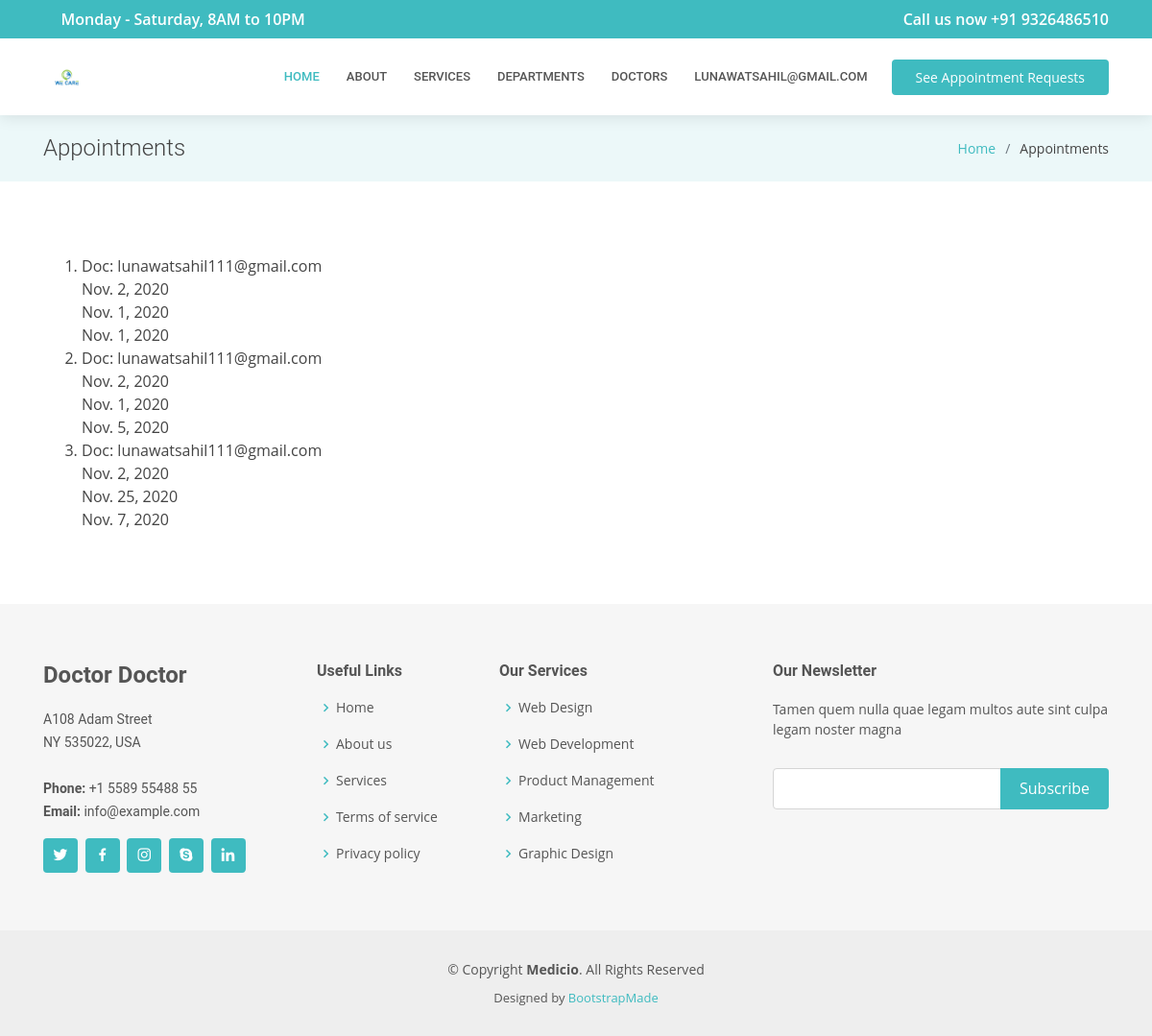
/appointments/all/ (signed in), run on the app's committed database.
### accounts/models.py (models this page shows, shortened)
class CustomUser(AbstractUser):
    id              = models.AutoField(primary_key=True)
    username        = models.CharField(max_length=30,null=True,blank=True)
    fullname        = models.CharField(blank=True, null=True, max_length=255)##
    is_doctor       = models.BooleanField(default=False, blank=True, null=True)
    password        = models.CharField(max_length=255)
    email           = models.EmailField(max_length=254, unique=True)
    date_of_birth   = models.DateField(blank=True, editable=True,null=True)
    date_created    = models.DateField(auto_now=True, editable=False)
    is_active       = models.BooleanField(default=True)
    is_admin        = models.BooleanField(default=False)
    USERNAME_FIELD  = 'email'
    REQUIRED_FIELDS = []
    objects = CustomUserManager()
    def __str__(self):
        return str(self.email)

class Appointment(models.Model):
    id              = models.AutoField(primary_key=True)
    doctor          = models.ForeignKey(Doctor,related_name='appointment_doctor',on_delete=models.CASCADE)
    patient         = models.ForeignKey(Patient,related_name='appointment_patient',on_delete=models.CASCADE)
    day1            = models.DateField(blank=True, editable=True,null=True)
    day2            = models.DateField(blank=True, editable=True,null=True)
    day3            = models.DateField(blank=True, editable=True,null=True)
    message         = models.CharField(blank=True, null=True, max_length=512)
    approved_for    = models.CharField(blank=True, editable=True,null=True, max_length=10)
    approved_time   = models.CharField(blank=True, editable=True,null=True, max_length=10)
    class Meta:
        verbose_name = 'Appointment'

### accounts/views.py (the view)
# urls.py: url(r'^appointments/all/$',views.active_appointments.as_view(),name='active_appointments'),
class active_appointments(PermissionRequiredMixin, ListView):
    permission_required = 'accounts:add_appointemnt'
    model = Appointment
    context_object_name = 'appointments'

### accounts/templatetags/profile_tags.py (called while the page is built)
@register.filter(name='has_group')
def has_group(user, group_name):
    return user.groups.filter(name=group_name).exists()

### accounts/templates/accounts/appointment_list.html (shortened to what this page needs)
{% extends "DoctorDoctor/base.html" %}
{% block title_page %}Appointments{% endblock %}
{% block title_in_li %}Appointments{% endblock %}
{% block inner_page %}
<ol>
    {% for a in appointments %}
    <li>
        Doc: {{a.doctor}}<br>
        {{a.day1}}<br>
        {{a.day2}}<br>
        {{a.day3}}<br>
    </li>
    {% endfor %}
</ol>
{% endblock %}

### templates/DoctorDoctor/base.html (shortened to what this page needs)
{% load profile_tags %}
<!DOCTYPE html>
<html lang="en">
{% load static %}
<head>
    <link href="{% static 'DoctorDoctor/assets/vendor/bootstrap/css/bootstrap.min.css' %}" rel="stylesheet">
    <link href="{% static 'DoctorDoctor/assets/vendor/icofont/icofont.min.css' %}" rel="stylesheet">
    <link href="{% static 'DoctorDoctor/assets/vendor/boxicons/css/boxicons.min.css' %}" rel="stylesheet">
    <link href="{% static 'DoctorDoctor/assets/vendor/animate.css/animate.min.css' %}" rel="stylesheet">
    <link href="{% static 'DoctorDoctor/assets/vendor/owl.carousel/assets/owl.carousel.min.css' %}" rel="stylesheet">
    <link href="{% static 'DoctorDoctor/assets/vendor/venobox/venobox.css' %}" rel="stylesheet">
    <link href="{% static 'DoctorDoctor/assets/vendor/aos/aos.css' %}" rel="stylesheet">
    <link href="{% static 'DoctorDoctor/assets/css/style.css' %}" rel="stylesheet">
</head>
<body>
    <div id="topbar" class="d-none d-lg-flex align-items-center fixed-top">
        <div class="container d-flex align-items-center justify-content-between">
            <div class="d-flex align-items-center">
                <i class="icofont-clock-time"></i> Monday - Saturday, 8AM to 10PM
            </div>
            <div class="d-flex align-items-center">
                <i class="icofont-phone"></i> Call us now +91 9326486510
            </div>
        </div>
    </div>
    <header id="header" class="fixed-top">
        <div class="container d-flex align-items-center">
            <a href="{% url 'home' %}" class="logo mr-auto"><img src="{% static 'DoctorDoctor/assets/img/logo.png' %}"
                    alt=""></a>
            <nav class="nav-menu d-none d-lg-block">
                <ul>
                    <li class="active"><a href="{% url 'home' %}">Home</a></li>
                    <li><a href="{% url 'home' %}#about">About</a></li>
                    <li><a href="{% url 'home' %}#services">Services</a></li>
                    <li><a href="{% url 'departments' %}">Departments</a></li>
                    <li><a href="{% url 'list_doctors' %}">Doctors</a></li>
                    <li>
                        {% if user.is_authenticated %}
                        <a href="{% url 'accounts:logout' %}">{{user.email}}</a>
                    </li>
                </ul>
            </nav>
            {% if request.user|has_group:"Doctors" %}
            <a href="{% url 'accounts:see_schedule' %}" class="appointment-btn scrollto">See Appointment Requests</a>
            {% else %}
            <a href="{% url 'accounts:make_appointment' %}" class="appointment-btn scrollto"><span
                    class="d-none d-md-inline">Make an</span>
                Appointment</a>
            {% endif %}
        </div>
    </header>
    <main id="main">
        <section class="breadcrumbs">
            <div class="container">
                <div class="d-flex justify-content-between align-items-center">
                    <h2>{% block title_page %}{% endblock %}</h2>
                    <ol>
                        <li><a href="{% url 'home' %}">Home</a></li>
                        <li>{% block title_in_li %}Login{% endblock %}</li>
                    </ol>
                </div>
            </div>
        </section>
        <section class="inner-page">
            <div class="container">
                <p>
                    {% block inner_page %}
                    {% endblock %}
                </p>
            </div>
        </section>
    </main>
    <footer id="footer">
        <div class="footer-top">
            <div class="container">
                <div class="row">
                    <div class="col-lg-3 col-md-6">
                        <div class="footer-info">
                            <h3>Doctor Doctor</h3>
                            <p>
                                A108 Adam Street <br>
                                NY 535022, USA<br><br>
                                <strong>Phone:</strong> +1 5589 55488 55<br>
                                <strong>Email:</strong> info@example.com<br>
                            </p>
                            <div class="social-links mt-3">
                                <a href="#" class="twitter"><i class="bx bxl-twitter"></i></a>
                                <a href="#" class="facebook"><i class="bx bxl-facebook"></i></a>
                                <a href="#" class="instagram"><i class="bx bxl-instagram"></i></a>
                                <a href="#" class="google-plus"><i class="bx bxl-skype"></i></a>
                                <a href="#" class="linkedin"><i class="bx bxl-linkedin"></i></a>
                            </div>
                        </div>
                    </div>
                    <div class="col-lg-2 col-md-6 footer-links">
                        <h4>Useful Links</h4>
                        <ul>
                            <li><i class="bx bx-chevron-right"></i> <a href="#">Home</a></li>
                            <li><i class="bx bx-chevron-right"></i> <a href="#">About us</a></li>
                            <li><i class="bx bx-chevron-right"></i> <a href="#">Services</a></li>
                            <li><i class="bx bx-chevron-right"></i> <a href="#">Terms of service</a></li>
                            <li><i class="bx bx-chevron-right"></i> <a href="#">Privacy policy</a></li>
                        </ul>
                    </div>
                    <div class="col-lg-3 col-md-6 footer-links">
                        <h4>Our Services</h4>
                        <ul>
                            <li><i class="bx bx-chevron-right"></i> <a href="#">Web Design</a></li>
                            <li><i class="bx bx-chevron-right"></i> <a href="#">Web Development</a></li>
                            <li><i class="bx bx-chevron-right"></i> <a href="#">Product Management</a></li>
                            <li><i class="bx bx-chevron-right"></i> <a href="#">Marketing</a></li>
                            <li><i class="bx bx-chevron-right"></i> <a href="#">Graphic Design</a></li>
                        </ul>
                    </div>
                    <div class="col-lg-4 col-md-6 footer-newsletter">
                        <h4>Our Newsletter</h4>
                        <p>Tamen quem nulla quae legam multos aute sint culpa legam noster magna</p>
                        <form action="" method="post">
                            <input type="email" name="email"><input type="submit" value="Subscribe">
                        </form>
                    </div>
                </div>
            </div>
        </div>
        <div class="container">
            <div class="copyright">
                &copy; Copyright <strong><span>Medicio</span></strong>. All Rights Reserved
            </div>
            <div class="credits">
                Designed by <a href="{% static 'https://bootstrapmade.com/' %}">BootstrapMade</a>
            </div>
        </div>
    </footer>
</body>
</html>

### static/DoctorDoctor/assets/css/style.css (style rules this page uses)
body { font-family: "Open Sans", sans-serif; color: #444444; }
a { color: #3fbbc0; }
h1, h2, h3, h4, h5, h6 { font-family: "Roboto", sans-serif; }
#topbar { background: #3fbbc0; color: #fff; height: 40px; font-size: 16px; font-weight: 600; transition: all 0.5s; }
#topbar i { padding-right: 6px; }
#header { background: #fff; transition: all 0.5s; z-index: 997; padding: 20px 0; top: 40px; box-shadow: 0px 2px 15px rgba(0, 0, 0, 0.1); }
#header .logo { font-size: 28px; margin: 0; padding: 0; line-height: 1; font-weight: 600; letter-spacing: 0.5px; text-transform: uppercase; }
#header .logo img { max-height: 40px; }
.nav-menu ul { margin: 0; padding: 0; list-style: none; }
.nav-menu > ul { display: flex; }
.nav-menu > ul > li { position: relative; white-space: nowrap; padding: 10px 0 10px 28px; }
.nav-menu a { display: block; position: relative; color: #555555; transition: 0.3s; font-size: 13px; font-family: "Roboto", sans-serif; text-transform: uppercase; font-weight: 500; }
.nav-menu a:hover, .nav-menu .active > a, .nav-menu li:hover > a { color: #3fbbc0; }
.appointment-btn { margin-left: 25px; background: #3fbbc0; color: #fff; border-radius: 4px; padding: 8px 25px; white-space: nowrap; transition: 0.3s; font-size: 14px; display: inline-block; }
.mobile-nav { position: fixed; top: 55px; right: 15px; bottom: 15px; left: 15px; z-index: 9999; overflow-y: auto; background: #fff; transition: ease-in-out 0.2s; opacity: 0; visibility: hidden; border-radius: 10px; padding: 10px 0; }
.mobile-nav * { margin: 0; padding: 0; list-style: none; }
.mobile-nav a { display: block; position: relative; color: #555555; padding: 10px 20px; font-weight: 500; outline: none; }
.mobile-nav a:hover, .mobile-nav .active > a, .mobile-nav li:hover > a { color: #3fbbc0; text-decoration: none; }
section { padding: 60px 0; overflow: hidden; }
.breadcrumbs { padding: 20px 0; background-color: #ecf8f9; min-height: 40px; margin-top: 120px; }
.breadcrumbs h2 { font-size: 24px; font-weight: 300; margin: 0; }
.breadcrumbs ol { display: flex; flex-wrap: wrap; list-style: none; padding: 0; margin: 0; font-size: 14px; }
.breadcrumbs ol li + li { padding-left: 10px; }
.breadcrumbs ol li + li::before { display: inline-block; padding-right: 10px; color: #6c757d; content: "/"; }
#footer { background: #eeeeee; padding: 0 0 30px 0; color: #555555; font-size: 14px; }
#footer .footer-top { background: #f6f6f6; padding: 60px 0 30px 0; }
#footer .footer-top .footer-info { margin-bottom: 30px; }
#footer .footer-top .footer-info h3 { font-size: 24px; margin: 0 0 20px 0; padding: 2px 0 2px 0; line-height: 1; font-weight: 700; }
#footer .footer-top .footer-info p { font-size: 14px; line-height: 24px; margin-bottom: 0; font-family: "Roboto", sans-serif; }
#footer .footer-top .social-links a { font-size: 18px; display: inline-block; background: #3fbbc0; color: #fff; line-height: 1; padding: 8px 0; margin-right: 4px; border-radius: 4px; text-align: center; width: 36px; height: 36px; transition: 0.3s; }
#footer .footer-top h4 { font-size: 16px; font-weight: 600; position: relative; padding-bottom: 12px; }
#footer .footer-top .footer-links { margin-bottom: 30px; }
#footer .footer-top .footer-links ul { list-style: none; padding: 0; margin: 0; }
#footer .footer-top .footer-links ul i { padding-right: 2px; color: #3fbbc0; font-size: 18px; line-height: 1; }
#footer .footer-top .footer-links ul li { padding: 10px 0; display: flex; align-items: center; }
#footer .footer-top .footer-links ul li:first-child { padding-top: 0; }
#footer .footer-top .footer-links ul a { color: #555555; transition: 0.3s; display: inline-block; line-height: 1; }
#footer .footer-top .footer-newsletter form { margin-top: 30px; background: #fff; padding: 6px 10px; position: relative; border: 1px solid #d5d5d5; border-radius: 4px; }
#footer .footer-top .footer-newsletter form input[type="email"] { border: 0; padding: 4px; width: calc(100% - 110px); }
#footer .footer-top .footer-newsletter form input[type="submit"] { position: absolute; top: -1px; right: -1px; bottom: -1px; border: 0; background: none; font-size: 16px; padding: 0 20px; background: #3fbbc0; color: #fff; transition: 0.3s; border-radius: 0 4px 4px 0; }
#footer .copyright { text-align: center; padding-top: 30px; }
#footer .credits { padding-top: 10px; text-align: center; font-size: 13px; }

### data on the page
CustomUser: email "LUNAWATSAHIL@GMAIL.COM"
Appointment: doctor "lunawatsahil111@gmail.com", day1 "Nov. 2, 2020", day2 "Nov. 1, 2020", day3 "Nov. 1, 2020"
Appointment: doctor "lunawatsahil111@gmail.com", day1 "Nov. 2, 2020", day2 "Nov. 1, 2020", day3 "Nov. 5, 2020"
Appointment: doctor "lunawatsahil111@gmail.com", day1 "Nov. 2, 2020", day2 "Nov. 25, 2020", day3 "Nov. 7, 2020"
